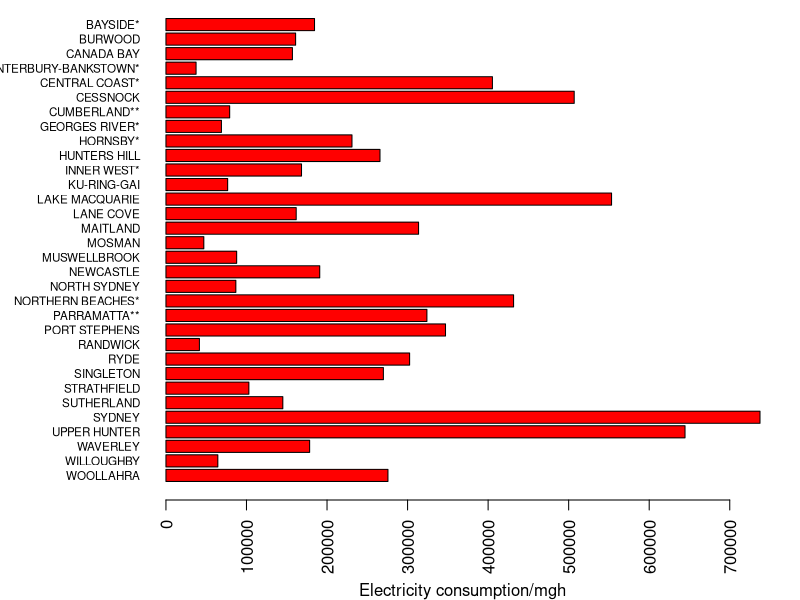
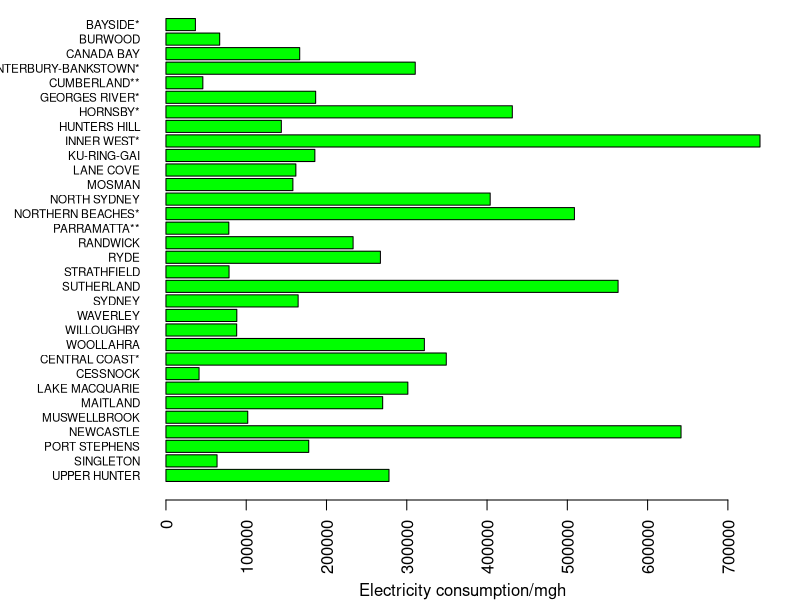
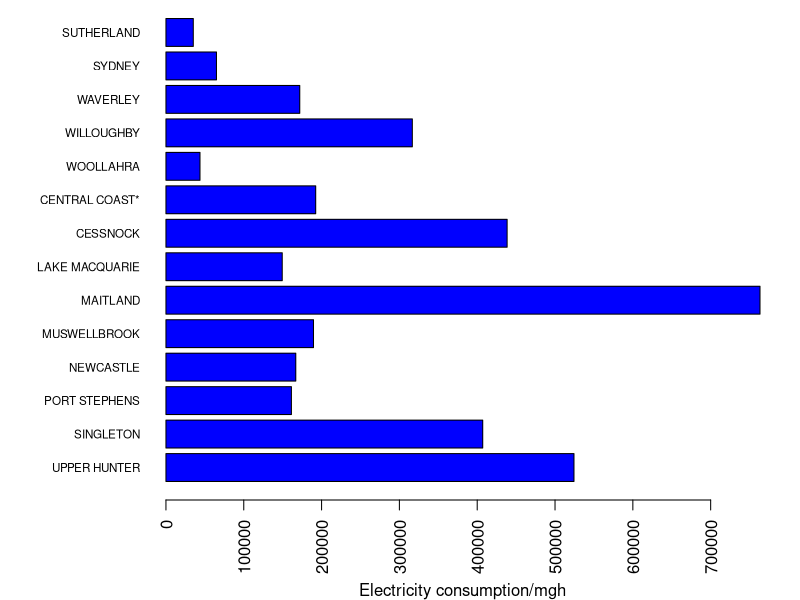

The R source for these figures, in order:
## ---- chunk 1
knitr::opts_chunk$set(echo = TRUE)
## ---- chunk 2
library(readxl)
data2019 <- read_excel("data/Ausgrid average electricity consumption by LGA 201819.xlsx", range = "A1:Q40")
data2020 <- read_excel("data/Ausgrid average electricity consumption by LGA 2020.xlsx", range = "A2:Q43")
data2023 <- read_excel("data/Ausgrid average electricity consumption by LGA 202223 excel.xlsx", range = "A2:Q43")
## ---- chunk 3
# For the 2019 data set
dim(data2019)
head(data2019, 10)
# For the 2020 data set
dim(data2020)
head(data2020, 10)
# For the 2023 data set
dim(data2023)
head(data2023, 10)
## ---- chunk 4
filter_int <- function(data){
  integers <- as.numeric(grep("\\d+", data, value = TRUE))
  max_index <- which(integers == max(integers))
  return(integers[-max_index])
}
ex_cwords <- function(words) {
  capital_words <- words[str_detect(words, "^([A-Z]+)$")]
  return(capital_words)
}
wrap.it <- function(x, len)
{ 
  sapply(x, function(y) paste(strwrap(y, len), 
                              collapse = "\n"), 
         USE.NAMES = FALSE)
}

wrap.labels <- function(x, len)
{
  if (is.list(x))
  {
    lapply(x, wrap.it, len)
  } else {
    wrap.it(x, len)
  }
}
## ---- chunk 5
library(readxl)
library(dplyr)
options(scipen = 999)
extracted_data <- read_excel("data/Electricity_consumption(extracted).xlsx")
extracted_data <- arrange(extracted_data)

# Setting up the output graph
par(mar = c(5, 8, 0, 2), mgp = c(4, 1, 0))

# The 2019 Dataset(From general supply)
values2019 <- extracted_data$`2019-R`
suburbs2019 <- extracted_data$H2019
barplot(values2019, names.arg=wrap.labels(rev(suburbs2019), 20), 
        col="red", xlab=" Electricity consumption/mgh", horiz=T, las=2, cex.names = 0.7)

# The 2020 Dataset
values2020 <- extracted_data$`2020-R`
suburbs2020 <- extracted_data$H2020
barplot(values2020, names.arg=wrap.labels(rev(suburbs2020), 20), 
        col="green", xlab=" Electricity consumption/mgh", horiz=T, las=2, cex.names = 0.7)

# The 2023 Dataset
values2023 <- na.omit(extracted_data$`2023-R`)
suburbs2023 <- na.omit(extracted_data$`H-2023`)
barplot(values2023[1:14], names.arg=wrap.labels(rev(suburbs2023), 20), 
        col="blue", xlab=" Electricity consumption/mgh", horiz=T, las=2, cex.names = 0.7)
